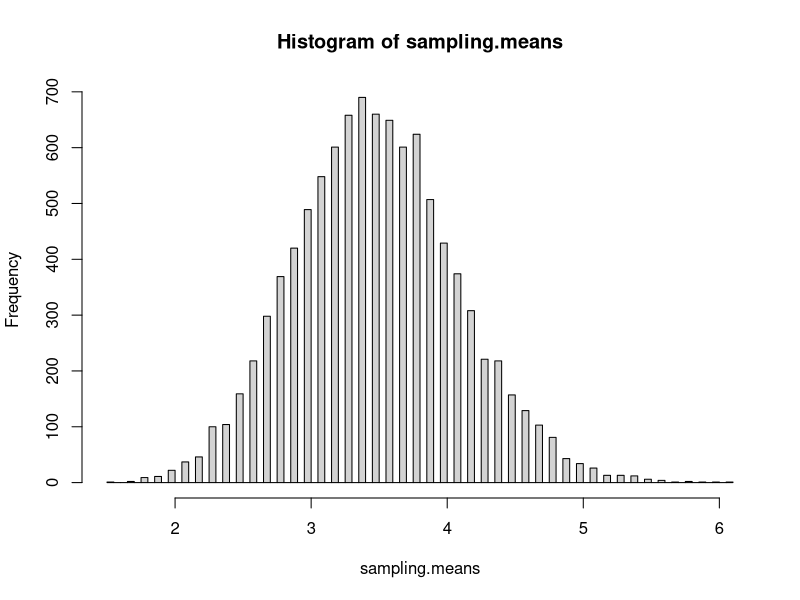
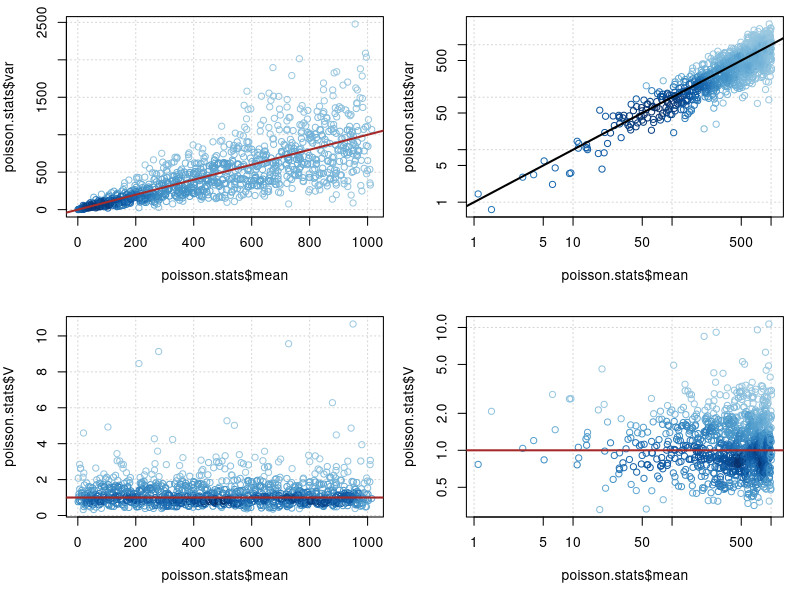
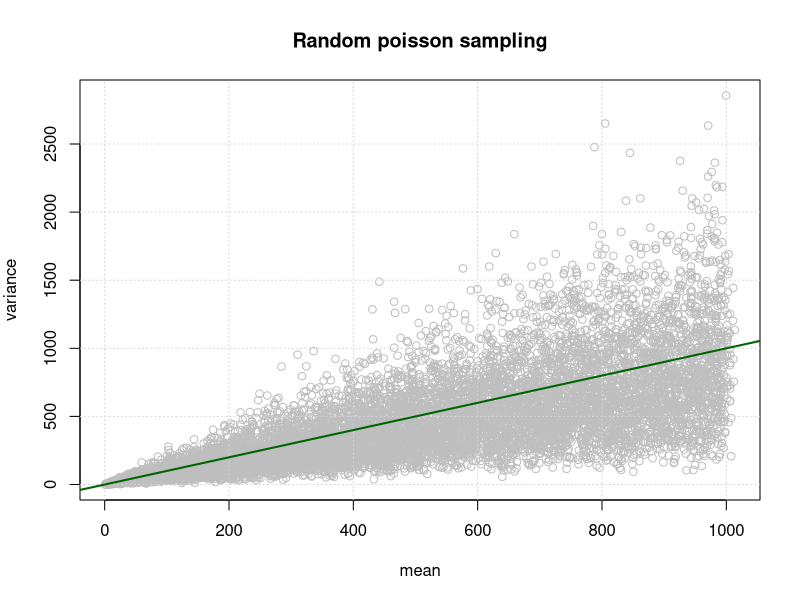
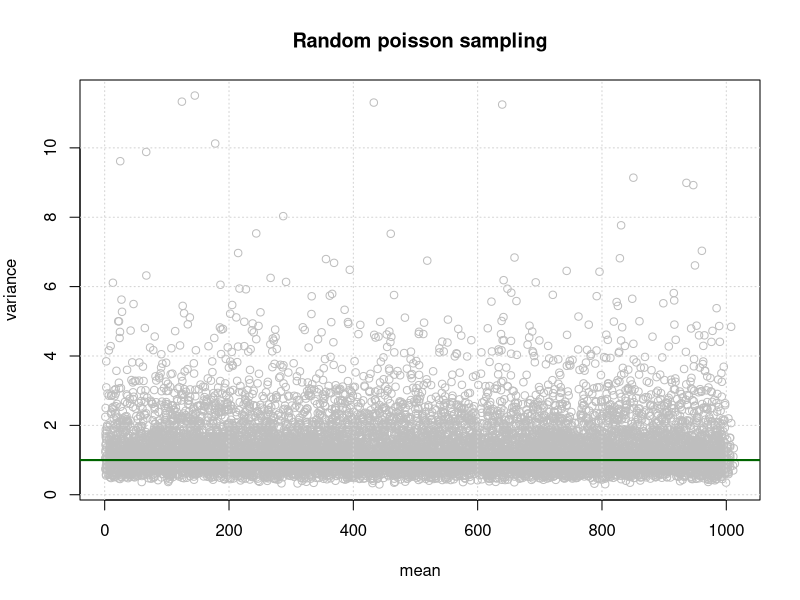
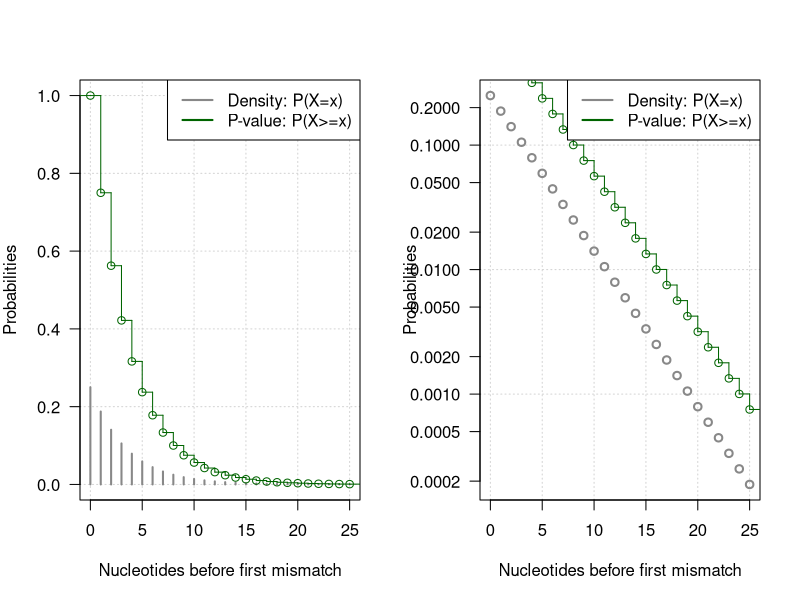
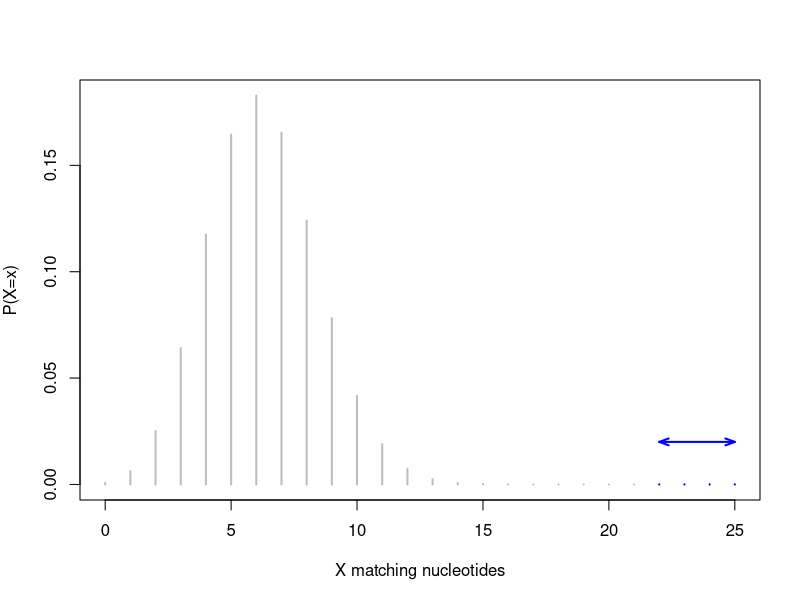
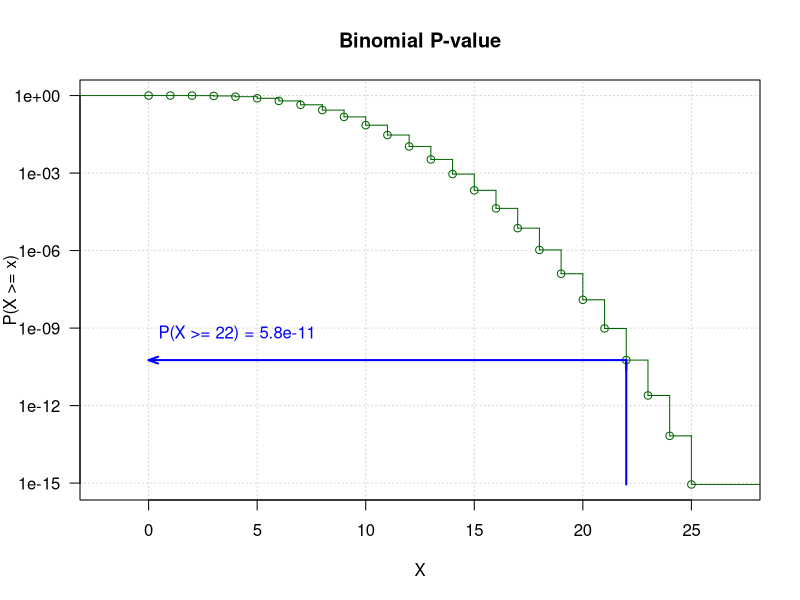
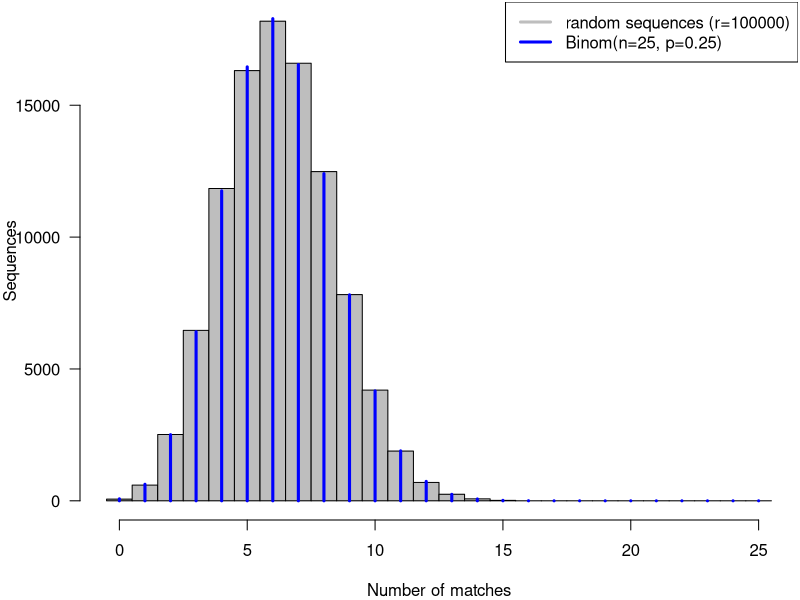

R code for these plots, in order:
## ---- chunk 1
knitr::opts_chunk$set(echo = TRUE, eval = TRUE, cache = FALSE, message = FALSE, warning = FALSE,
                      comment = "")

## Options to display pretty numbers
library(knitr)
knit_hooks$set(inline = function(x) {
  prettyNum(x, big.mark=" ")
})
options(scipen = 6, digits = 3)

knitr::asis_output("\\footnotesize")

## ---- chunk 2
lambda <- 3
rep <- 1000
x <- rpois(n=rep, lambda=lambda)
mean(x)
var(x)
## ---- chunk 3
# ?replicate
## Example of usage of the replicate function
sampling.means <- replicate(n = 10000, mean(rpois(n=10, lambda=3.5)))

hist(sampling.means, breaks=100)
## ---- chunk 4
# This function returns the mean and variance of a 
# random sample drawn from a Poisson distribution
# 
# Parameters:
#   n sample size (number of elements to draw)
#   lambda expectation of the Poisson
rpois.mean.and.var <- function(n, lambda) {
  x <- rpois(n, lambda)
  return(data.frame(mean=mean(x), var=var(x)))
}

rpois.mean.and.var(n=10, lambda=3.5)
poisson.stats <- data.frame()
for (i in 1:1000) {
  poisson.stats <- rbind(poisson.stats, rpois.mean.and.var(n=10, lambda=i))  
}

poisson.stats$V <- poisson.stats$mean/poisson.stats$var

print(summary(poisson.stats))

par(mfrow=c(2,2))
par(mar=c(5,4,1,1))
plot(poisson.stats$mean, poisson.stats$var, col=densCols(poisson.stats$mean, poisson.stats$var), panel.first = grid())
abline(a=0, b=1, col="brown", lwd=2)
plot(poisson.stats$mean, poisson.stats$var, col=densCols(poisson.stats$mean, poisson.stats$var),
    panel.first = grid(), log="xy")
abline(a=0, b=1, lwd=2)
plot(poisson.stats$mean, poisson.stats$V, col=densCols(poisson.stats$mean, poisson.stats$V),
     panel.first = grid())
abline(h=1, col="brown", lwd=2)
plot(poisson.stats$mean, poisson.stats$V, col=densCols(poisson.stats$mean, poisson.stats$V), 
     panel.first = grid(), log="xy")
abline(h=1, col="brown", lwd=2)
par(mar=c(5,4,4,2))
par(mfrow=c(1,1))
## ---- chunk 5
################################################################
# Quentin Ferre's solution with lapply
rep <- 10000
lambda <- runif(n=rep, min = 1, max=1000)
result <- lapply(lambda, rpois, n=10)

# Define a data frame with 2 columns indicating 
# the mean and variance of the random Poisson samples.
rpois.stats <- data.frame(
  mean=unlist(lapply(result, mean)), 
  var=unlist(lapply(result, var))*9/10
)

# Plot the relationship between mean and variance
plot(x=rpois.stats$mean, 
     y=rpois.stats$var, col="grey",
     main="Random poisson sampling",
     xlab="mean", ylab="variance")
grid()
abline(a=0, b=1, col="darkgreen", lwd=2)
## ---- chunk 6
# Compute the coefficient of variation
rpois.stats$V <- rpois.stats$mean / rpois.stats$var

# Check the mean of the coefficient of variation
mean(rpois.stats$V)
median(rpois.stats$V)
sum(rpois.stats$mean >= rpois.stats$var)/nrow(rpois.stats)

## PROBLEM HERE: 
## THE VAR IS HIGHER THAN THE MEAN IN MORE CASES THAN EXPECTED
## THE MEAN VAR IS HIGHER THAN THE MEAN MEAN

# Plot the relationship between mean and coefficient of variation
plot(rpois.stats$mean, rpois.stats$V, col="grey",
     main="Random poisson sampling",
     xlab="mean", ylab="variance")
grid()
abline(h=1, col="darkgreen", lwd=2)
## ---- chunk 7
k <- 25    # Read length
L <- 50e6  # Library size
C <- 23    # Number of chromosomes
G <- 3e9   # Genome size
p <- 1/4   # Matching probability for a nucleotide
## ---- chunk 8
# Matching probabilty for a given read 
# at a given genomic position
P.read <- p^k  
## ---- chunk 9
N <- 2 * (G - C * (k - 1))
## ---- chunk 10
P.genomic <- 1 - (1 - P.read)^N
## ---- chunk 11
P.library <- 1 - (1 - P.read)^(N*L)
## ---- chunk 12
E <- P.read * N * L
## ---- chunk 13
p <- 0.25  # Matching probability for each nucleotide
x <- 11    # Number of matches before the first mismatch
P.x <- p^x * (1-p)
Pval.x <- p^x
## ---- chunk 14
x <- 0:25  # Series of X values

# Geometric density function
P.x <- dgeom(x = x, prob = p)

# Geometric p-value distribution
Pval.x <- pgeom(q = x-1, prob = p, lower.tail = FALSE)

par(mfrow=c(1,2))
plot(x, P.x, type="h", lwd=2, col="#888888", ylim=c(0,1), las=1, panel.first=grid(), 
     xlab="Nucleotides before first mismatch", ylab="Probabilities")
lines(stepfun(x, c(1, Pval.x)), verticals=TRUE, col="darkgreen")
legend("topright", legend=c("Density: P(X=x)", "P-value: P(X>=x)"), col=c("#888888", "darkgreen"), lwd=2)

plot(x, P.x, type="p", lwd=2, col="#888888", las=1, 
     panel.first=grid(), log="y",
     xlab="Nucleotides before first mismatch", ylab="Probabilities")
lines(stepfun(x, c(1, Pval.x)), verticals=TRUE, col="darkgreen")
legend("topright", legend=c("Density: P(X=x)", "P-value: P(X>=x)"), col=c("#888888", "darkgreen"), lwd=2)

par(mfrow=c(1,1))

## ---- chunk 15
n <- 25     # Number of trials, i.e. the length of the alignment
m <- 3      # Maximal number of accepted mismatches
k <- n -m   # Number of matches
p <- 1/4    # Matching probability for one nucleotide
## ---- chunk 16
x <- 0:n  # All possible numbers of matches
m <- 3    # Max number of mismatches
hits <- (n-m):n # Hits: at least n-m matches
plot(x, dbinom(x, n, p), type="h", lwd=2, col="grey", 
     xlab="X matching nucleotides", ylab="P(X=x)")
lines(hits, dbinom(hits, n, p), type="h", lwd=2, col="blue")
arrows(n-m, 0.02, n, 0.02, length = 0.1, lwd=2, 
       code = 3, angle=20, col="blue")
## ---- chunk 17
x <- 0:n  # All possible numbers of matches
m <- 3    # Max number of mismatches
hits <- (n-m):n # Hits: at least n-m matches
y <- pbinom(x-1, n, p, lower=FALSE)
plot(stepfun(x, c(1, y)), verticals = TRUE,
#plot(x+0.5, y, type="S", lwd=2,
     col="darkgreen", las=1, main="Binomial P-value", 
     xlab="X", ylab="P(X >= x)", log="y",
     panel.first = grid())
pval <- pbinom(n-m-1, n, p, lower=FALSE)
arrows(n-m, pbinom(n-1, n, p, lower=FALSE), n-m, pval, 
       angle = 0, length = 0.1, lwd=2, col="blue")
arrows(n-m, pval, 0, pval, 
       angle = 20, length = 0.1, lwd=2, col="blue")
text(0, 10*pval, 
     labels = paste("P(X >= ", n-m, ") = ", 
                    signif(digits=2, pval), sep=""), pos = 4, col="blue")
## ---- chunk 18
# Generate random sequences with equiprobable residues
alphabet <- c("A", "C", "G", "T") # Nucleotide alphabet
n <- 25    # Size of the reads
rep <- 100000 # number of repetitions
# Generate random "sequeences" 
# (actually a matrix of letters)
seq <- data.frame(matrix(nrow=rep, ncol=n, sample(alphabet, size=n * rep, replace = TRUE)))

# Print the 5 first sequences to check result
cat(c(apply(seq[1:5,], 1, paste, collapse=""), "..."), sep="\n")
## ---- chunk 19
## Count the number of matches between a random read 
## and random sequences of the same length

# Generate a random read
read <- sample(alphabet, size=n, replace = TRUE)

# Define a function counting the number of matching
# residues between two sequences
count.matches <- function(seq1, seq2) {
  return(sum(seq1==seq2))
}

# Compute alignment lengths
matches.per.seq <- apply(seq, 1, count.matches, read)

## Plot an histogram to compare the simulation results 
## and the theoretical distribution
par(mar=c(4,4,0.1,0.1))
hist(matches.per.seq, breaks=seq(from=-0.5, to=n+0.5, by=1), col="grey",
     las=1,
     main="",
     xlab="Number of matches",
     ylab="Sequences")
x <- 0:n
lines(x, rep*dbinom(x, size = n, prob = 0.25), type="h", col="blue", lwd=3)
legend("topright", 
       c(paste(sep="", "random sequences (r=", rep, ")"),
         paste(sep="", "Binom(n=",n,", p=", p,")")), 
       lwd=3,
       col=c("grey", "blue"))
## ---- chunk 20
rand.rep <- 10000 # Random sample size
p <- 0.1          # Prior probability
n <- 25           # Number of trials for the binomial
exp.mean <- n*p   # Expected number of successes
exp.var <- n*p*(1-p)

# Generate random numbers
x <- rbinom(n = rand.rep, size = n, prob = p)

# Compute statistics
stats <- data.frame(p = p, n = n,exp.mean=exp.mean, mean=mean(x), 
  exp.var = exp.var, variance=var(x), sd=sd(x))
kable(stats, digits=4)
## ---- chunk 21
hist(x, breaks=(0:26)-0.5, col="grey", main=paste("Binomial simulation, p =", p),
     xlab="Successes", ylab="Frequency", las=1)
lines(0:25, rand.rep*dbinom(x = 0:25, size = n, prob = p), col="blue", lwd=3, type="h")
## ---- chunk 22
## Simulate local alignment with random sequences. 
## Align a given read with random sequences and measure the 
## length of the longest alignment with at most m mismatches. 

# Max accepted mismatches.
m <- 5
# Note: the alignment stops at m+1

## Define a function counting the length of the alignment 
## until the (m+1)th mismatch
ali.length <- function(seq1, seq2, max.mismatch) {
  mismatches <- which(seq1!=seq2)
  if (length(mismatches) > max.mismatch) {
    return(mismatches[max.mismatch+1]-1)
  } else {
    return (length(seq1))
  }
}

# Compute alignment lengths
ali.lengths <- apply(seq, 1, ali.length, read, m)
max.len <- max(ali.lengths)
## ---- chunk 23
## Show the first alignments
cat(read, sep="")

## Highlight matches in uppercases and mismatches in lowercases
match.cases <- function(seq1, seq2, max.mismatches=NA) {
  seq1 <- unlist(seq1)
  seq2 <- unlist(seq2)
  result <- toupper(seq1)
  mismatches <- seq1 != seq2
  result[mismatches] <- tolower(seq1[mismatches])
  if (!is.na(max.mismatches)) {
    mismatch.pos <- which(seq1 != seq2)
    if (length(mismatch.pos) > max.mismatches) {
      result[mismatch.pos[max.mismatches+1]:length(seq1)] <- ""
    }
  }
  return(paste(result, collapse=""))
}

result <- apply(seq[1:5,], 1, match.cases, read, m)
cat(c(result, "..."), sep="\n")

## ---- chunk 24
k <- 0:25    # Number of successes

par(mfrow=c(2,2))
par(mar=c(4,4,1,1))
for (r in c(1, 2, 5, 10)) {
  P.k <- dnbinom(k, size = r, prob = 0.75)
  plot(k, P.k, type="h", panel.first = grid(), lwd=3, ylim=c(0,1), las=1, xlab="Number of successes (k)", ylab="P(K=k)", col="darkblue")
  legend("topright", legend=paste("Last failure: r = ", r))
}
par(mfrow=c(1,1))
## ---- chunk 25
read.len <- 25  # Max alignment length
x <- m:read.len # All possible alignment lengths
r <- m+1        # Number of failures
n <- x+1        # Number of trials including the closing failure
p <- 0.25       # Matching probability

# Compute and draw the probability with the dnbinom function
p1 <- dnbinom(x-m, size = m+1, prob = 1-p) 

# Compute (approx) the probability manually and check
p2 <- choose(n -1, r-1) *p^(n-r)*(1-p)^r    
# (p1-p2) / (p1+p2) # Check the precision

## plot an histogram of the alignment lengths
hist(ali.lengths, breaks=seq(from=-0.5, to=max.len+1, by=1), col="grey",
     las=1,
     main=paste("Local alignemnt, at most", m, "mismatches"),
     xlab=paste(sep="", "Nucleotides before ", r, "th mismatch"),
     ylab="Number of sequences")
lines(x, rep*p1, type="h", col="blue", lwd=3)
# lines(x,rep*p2, type="h", col="red", lty="dashed")
legend("topright", 
       c(paste(sep="", "random sequences (r=", rep, ")"),
         paste(sep="", "NB(", r, ",", 1-p, ")")), 
       lwd=3,
       col=c("grey", "blue"))
## ---- chunk 26
r <- 6       # Number of failures
p <- 0.75     # Failure probability
rep <- 100000
k <- rnbinom(n = rep, size = r, prob = p)
max.k <- max(k)
exp.mean <- r*(1-p)/p
rand.mean <- mean(k)
exp.var <- r*(1-p)/p^2
rand.var <- var(k)
hist(k, breaks = -0.5:(max.k+0.5), col="grey", xlab="Number of successes (k)",
     las=1, ylab="", main="Random sampling from negative binomial")
abline(v=rand.mean, col="darkgreen", lwd=2)
abline(v=exp.mean, col="green", lty="dashed")
arrows(rand.mean, rep/20, rand.mean+sqrt(rand.var), rep/20, 
       angle=20, length = 0.1, col="purple", lwd=2)
text(x = rand.mean, y = rep/15, col="purple",
     labels = paste("sd =", signif(digits=2, sqrt(rand.var))), pos=4)
legend("topright", legend=c(
  paste("r =", r), 
  paste("mean =", signif(digits=4, rand.mean)), 
  paste("exp.mean =", signif(digits=4, exp.mean)), 
  paste("var =", signif(digits=4, rand.var)),
  paste("exp.var =", signif(digits=4, exp.var))
  ))
kable(data.frame(r=r, 
                 exp.mean=exp.mean, 
                 mean=rand.mean,
                 exp.var=exp.var,
                 var=rand.var), digits=4)
